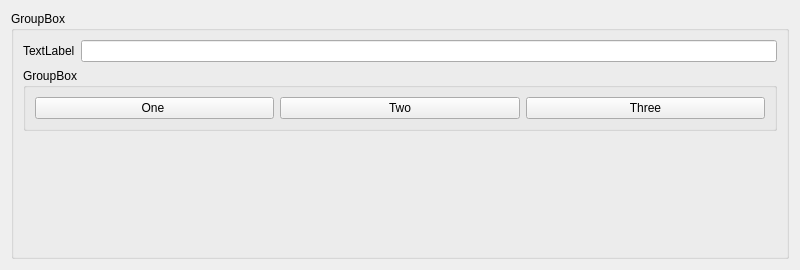
<?xml version="1.0" encoding="UTF-8"?>
<ui version="4.0">
 <class>Widget</class>
 <widget class="QWidget" name="Widget">
  <property name="geometry">
   <rect>
    <x>0</x>
    <y>0</y>
    <width>800</width>
    <height>270</height>
   </rect>
  </property>
  <property name="windowTitle">
   <string>Widget</string>
  </property>
  <layout class="QVBoxLayout" name="verticalLayout">
   <item>
    <widget class="QGroupBox" name="groupBox">
     <property name="title">
      <string>GroupBox</string>
     </property>
     <layout class="QVBoxLayout" name="verticalLayout_2">
      <item>
       <layout class="QHBoxLayout" name="horizontalLayout">
        <item>
         <widget class="QLabel" name="label">
          <property name="sizePolicy">
           <sizepolicy hsizetype="Preferred" vsizetype="Preferred">
            <horstretch>0</horstretch>
            <verstretch>0</verstretch>
           </sizepolicy>
          </property>
          <property name="text">
           <string>TextLabel</string>
          </property>
         </widget>
        </item>
        <item>
         <widget class="QLineEdit" name="lineEdit"/>
        </item>
       </layout>
      </item>
      <item>
       <widget class="QGroupBox" name="groupBox_2">
        <property name="title">
         <string>GroupBox</string>
        </property>
        <layout class="QHBoxLayout" name="horizontalLayout_2">
         <item>
          <widget class="QPushButton" name="pushButton">
           <property name="text">
            <string>One </string>
           </property>
          </widget>
         </item>
         <item>
          <widget class="QPushButton" name="pushButton_2">
           <property name="text">
            <string>Two</string>
           </property>
          </widget>
         </item>
         <item>
          <widget class="QPushButton" name="pushButton_3">
           <property name="text">
            <string>Three</string>
           </property>
          </widget>
         </item>
        </layout>
       </widget>
      </item>
      <item>
       <spacer name="verticalSpacer">
        <property name="orientation">
         <enum>Qt::Orientation::Vertical</enum>
        </property>
        <property name="sizeHint" stdset="0">
         <size>
          <width>20</width>
          <height>40</height>
         </size>
        </property>
       </spacer>
      </item>
     </layout>
    </widget>
   </item>
  </layout>
 </widget>
 <resources/>
 <connections/>
</ui>
